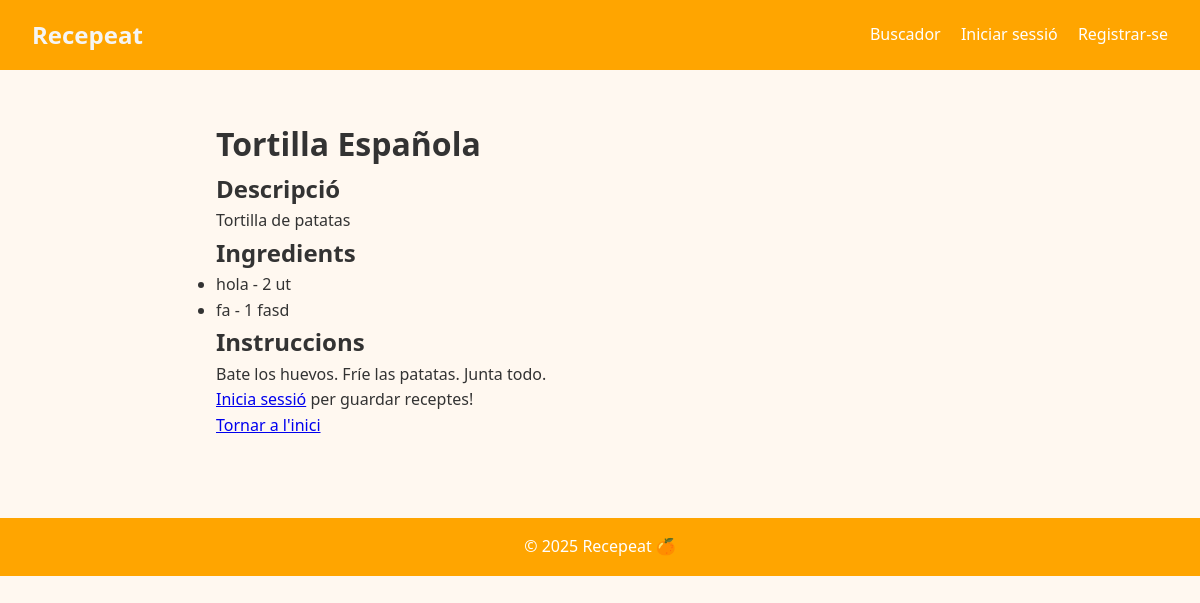
The app's page /recepta/642584/ with its own data.
### web/models.py (models this page shows, shortened)
class Recipe(models.Model):
    name = models.CharField(max_length=255)
    description = models.TextField()
    ingredients = models.ManyToManyField(Ingredient, blank=True)
    instructions = models.TextField()
    image_url = models.URLField(null=True, blank=True)
    imatge = models.ImageField(upload_to='recipe_images/', null=True, blank=True)  # per noves receptes
    created_by = models.ForeignKey(User, on_delete=models.CASCADE, related_name='recipes')

class Ingredient(models.Model):
    ingredient_id = models.AutoField(primary_key=True)
    ingredient_name = models.CharField(max_length=100, unique=True)
    ingredient_amount = models.IntegerField()
    unit_mesurement = models.CharField(max_length=100)

### web/views.py (the view)
# urls.py: path('recepta/<int:recipe_id>/', views.veure_detall_recepta, name='recipe_detail'),
def veure_detall_recepta(request, recipe_id):
    recipe = get_recipe_from_api(recipe_id, request.user)
    if not recipe:
        return render(request, 'error.html', {'message': 'No s\'ha pogut carregar la recepta.'})
    return render(request, 'recipe_detail.html', {'recipe': recipe})

### web/utils.py (called while the page is built, shortened)
def get_recipe_from_api(recipe_id, user):
    recipe = Recipe.objects.filter(id=recipe_id).first()
    if recipe:
        return recipe

### web/templates/recipe_detail.html (shortened to what this page needs)
{% extends 'base.html' %}
{% block content %}
    <div class="recipe-detail-container" vocab="https://schema.org/" typeof="Recipe">
        <h1 property="name">{{ recipe.name }}</h1>
        <h2>Descripció</h2>
        <p property="description">{{ recipe.description|safe }}</p>
        <h2>Ingredients</h2>
        <ul>
            {% for ingredient in recipe.ingredients.all %}
                <li property="recipeIngredient">
                    {{ ingredient.ingredient_name }}
                    - {{ ingredient.ingredient_amount }} {{ ingredient.unit_mesurement }}
                </li>
            {% empty %}
                <li>No hi ha ingredients disponibles.</li>
            {% endfor %}
        </ul>
        <h2>Instruccions</h2>
        <p property="recipeInstructions">{{ recipe.instructions|safe }}</p>
        {% if user.is_authenticated %}
            <form action="{% url 'store_recipe' recipe.id %}" method="post">
                {% csrf_token %}
                <button type="submit" class="button">Guardar recepta</button>
            </form>
        {% else %}
            <p><a href="{% url 'login' %}">Inicia sessió</a> per guardar receptes!</p>
        {% endif %}
        <div class="back-to-home">
            <a href="{% url 'home' %}" class="button">Tornar a l'inici</a>
        </div>
    </div>
{% endblock %}

### web/templates/base.html (shortened to what this page needs)
<!DOCTYPE html>
<html lang="ca">
<head>
    {% load static %}
    <link rel="stylesheet" href="{% static 'style.css' %}">
</head>
<body>
<header class="site-header">
    <nav class="navbar">
        <div class="logo">
            <a href="{% url 'home' %}" style="color: whitesmoke; text-decoration: none;">Recepeat</a>
        </div>
        <div class="nav-links">
            {% if user.is_authenticated %}
                <span class="welcome-msg">Hola, {{ request.user.first_name }}!</span>
                <a href="{% url 'searcher' %}" >Buscador</a>
                <a href="{% url 'profile' %}">Perfil</a>
                <a href="{% url 'collection' %}">Col·lecció</a>
                <a href="{% url 'logout' %}">Tancar sessió</a>
            {% else %}
                <a href="{% url 'home' %}">Buscador</a>
                <a href="{% url 'login' %}">Iniciar sessió</a>
                <a href="{% url 'register' %}">Registrar-se</a>
            {% endif %}
        </div>
    </nav>
</header>
<main class="main-content">
    {% block content %}{% endblock %}
</main>
<footer class="site-footer">
    &copy; 2025 Recepeat 🍊
</footer>
</body>
</html>

### web/static/style.css (style rules this page uses)
* { margin: 0; padding: 0; box-sizing: border-box; }
body { font-family: 'Segoe UI', sans-serif; background-color: #fff8f0; color: #333; line-height: 1.6; }
header { background-color: #ffa500; padding: 1rem 2rem; color: white; }
nav { display: flex; justify-content: space-between; align-items: center; }
.logo { font-weight: bold; font-size: 1.5rem; }
.nav-links a { margin-left: 1rem; text-decoration: none; color: white; font-weight: 500; }
main { max-width: 800px; margin: 2rem auto; padding: 1rem; }
footer { margin-top: 4rem; padding: 1rem; text-align: center; background-color: #ffa500; color: white; }

### records on screen
Recipe: name "Tortilla Española", description "Tortilla de patatas", instructions "Bate los huevos. Fríe las patatas. Junta todo."
Ingredient: ingredient_name "hola", ingredient_amount "2", unit_mesurement "ut"
Ingredient: ingredient_name "fa", ingredient_amount "1", unit_mesurement "fasd"
